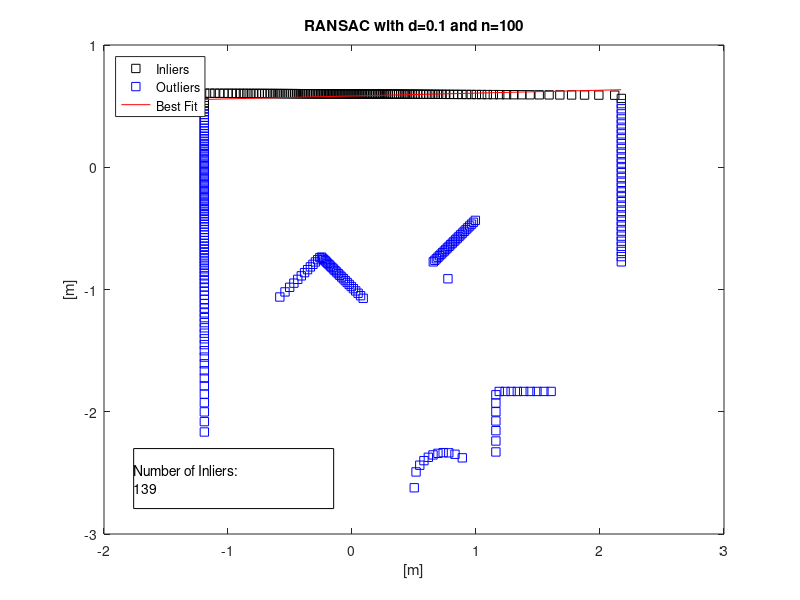

The MATLAB script that drew this image:
clf
clc
clear all

load lidar_gauntlet.mat

d = 0.1;
n = 100;
visualize = 1;

%[fitline_coefs,bestInlierSet,bestOutlierSet,bestEndPoints]= ransac(r,theta,0.1,20,1)

index=find(r~=0 & r<3);
r_clean=r(index);
theta_clean=theta(index);

%location of objects with respect to LIDAR frame L
%row 1 goes with row 5, 2 with 6, 3 with 7, 4 with 8
r_L = [r_clean(:,:).*cos(theta_clean(:,:)), r_clean(:,:).*sin(theta_clean(:,:))]';

%location of objects with respect to Neato frame N
%need to subtract .084 from rows 1-4 of r_L and keep rows 5-8 the same
r_N = [r_L(:, :) - .084; r_L(:, :)];

%Translation Matrix to go from Neato Frame to Global Frame
T_GN = [1 0 0; 0 1 0; 0 0 1];
    
%Rotation Matrix to go from Neato Frame to Global Frame
R_GN = [1 0 0; 0 1 0; 0 0 1];
   
%assign the position matrix to use and do the transformation to make
%Neato Frame into Global Frame
r_N_pos = [r_N(1, :); r_N(2, :); ones(1, length(r_clean))];
r_G = T_GN * R_GN * r_N_pos;
r_G = r_G(1:2, :);

x1 = r_G(1, :);
y1 = r_G(2, :);
points = [x1; y1];

% plot(x1,y1,'ks')
% title('Converted')
% hold off

%This function has been provided to us by course instructors  --------
%function [fitline_coefs,bestInlierSet,bestOutlierSet,bestEndPoints]= ransac(r,theta,d,n,visualize)
%The [fitline_coefs,bestInlierSet,bestOutlierSet,bestEndPoints]= robustLineFit(r,theta,d,n) 
%function runs the RANSAC algorithm for n candidate lines and a threshold of d. The inputs r and
%theta are polar coordinates. The output fitline_coefs are the coefficients
%of the best fit line in the format [m b] where y=m*x+b. If you want
%to visualize, set visualize flag to 1, off is 0. Default is true.

 if ~exist('visualize','var')
     % visualize parameter does not exist, so default it to 1
      visualize = 1;
 end

%eliminate zeros
index=find(r~=0 & r<3);
r_clean=r(index);
theta_clean=theta(index);

%convert from Lidar frame to Global frame
%location of objects with respect to LIDAR frame L
%row 1 goes with row 5, 2 with 6, 3 with 7, 4 with 8
r_L = [r_clean(:,:).*cos(theta_clean(:,:)), r_clean(:,:).*sin(theta_clean(:,:))]';

%location of objects with respect to Neato frame N
%need to subtract .084 from rows 1-4 of r_L and keep rows 5-8 the same
r_N = [r_L(:, :) - .084; r_L(:, :)];

%Translation Matrix to go from Neato Frame to Global Frame
T_GN = [1 0 0; 0 1 0; 0 0 1];
    
%Rotation Matrix to go from Neato Frame to Global Frame
R_GN = [1 0 0; 0 1 0; 0 0 1];
   
%assign the position matrix to use and do the transformation to make
%Neato Frame into Global Frame
r_N_pos = [r_N(1, :); r_N(2, :); ones(1, length(r_clean))];
r_G = T_GN * R_GN * r_N_pos;
r_G = r_G(1:2, :);

x = r_G(1, :);
y = r_G(2, :);
points = [x; y];
points = points';


%now let's actually implement the RANSAC algorithm
 bestcandidates = [];
 bestInlierSet = zeros(0,2);
 bestOutlierSet = zeros(0,2);
 bestEndPoints = zeros(0,2);
for k=1:n %number of candidate lines to try
    
    %select two points at random using the 'datasample' function to define
    %the endpoints of the first candidate fit line
    %candidates = datasample(points, 2, 'Replace', false);
    
    p1 = randi([1 length(r_G)]);
    p2 = randi([1 length(r_G)]);
    while p1 == p2  %Make sure the two points are not randomly the same value
        p2 = randi([1 length(r_G)]);
    end
    candidates = [x1(p1) x1(p2); y1(p1) y1(p2)];
    
    %Find the vector that points from point 2 to point 1
    v=(candidates(1,:)-candidates(2,:))';
    
    %Check the length of the vector v. If it is zero, the datasample
    %function chose the same point twice, and we need to resample. The
    %continue command will pass to the next iteration of the for loop.
    if norm(v) == 0
        continue;
    end
    
    %Determine whether points are outliers, we need to know the
    %perpendicular distance away from the candidate fit line. To do this,
    %we first need to define the perpendicular, or orthogonal, direction.
    orthv= [-v(2); v(1)];
    orthv_unit=orthv/norm(orthv); %make this a unit vector
    
    %Here, we are finding the distance of each scan point from one of the
    %endpoints of our candidate line. At this point this is not the
    %distance perpendicular to the candidate line.
    diffs = points - candidates(2,:);
    %diffs = diffs';
    
    %Next, we need to project the difference vectors above onto the
    %perpendicular direction in 'orthv_unit'. This will give us the
    %orthogonal distances from the canidate fit line.
    orthdists=diffs*orthv_unit;
    
    %To identify inliers, we will look for points at a perpendicular
    %distance from the candidate fit line less than the threshold value.
    %The output will be a logic array, with a 1 if the statement is true
    %and 0 if false.
    inliers=abs(orthdists) < d;
    
    %we also want to check that there are no big gaps in our walls. To do
    %this, we are first taking the distance of each inlier away from an
    %endpoint (diffs) and projecting onto the best fit direction. We then
    %sort these from smallest to largest and take difference to find the
    %spacing between adjacent points. We then identify the maximum gap.
    biggestGap = max(diff(sort(diffs(inliers,:)*v/norm(v))));
    
    %account for when biggestGap is not given value and then code fails
    %since biggestGap = 1 !< .2, the next if statement will not run and
    %best options will not be replaced
    if isempty(biggestGap)
        biggestGap = 1;
    end
    %Now, we check if the number of inliers is greater than the best we
    %have found. If so, the candidate line is our new best candidate. We
    %also make sure there are no big gaps.

    if biggestGap < 0.2  && sum(inliers) > size(bestInlierSet(:,1),1)
%          if sum(inliers) > size(bestInlierSet,1)
        bestInlierSet=points(inliers,:); %points where logical array is true
        bestOutlierSet = points(~inliers, :); %points where logical array is not true
        bestcandidates=candidates;
        
        %these two lines find a nice set of endpoints for plotting the best
        %fit line
        projectedCoordinate = diffs(inliers, :)*v/norm(v);
        bestEndPoints = [min(projectedCoordinate); max(projectedCoordinate)]*v'/norm(v) + repmat(candidates(2, :), [2, 1]);
    end
    

end
    
%Find the coefficients for the best line
m=diff(bestEndPoints(:,2))/diff(bestEndPoints(:,1));
b=bestEndPoints(1,2)-m*bestEndPoints(1,1);
fitline_coefs=[m b];


if isempty(bestEndPoints)
    m= NaN;
    b= NaN;
    bestEndPoints=[NaN,NaN;NaN,NaN];
    fitline_coefs=[m b];
    return;
end
    
%Find the coefficients for the best line
m=diff(bestEndPoints(:,2))/diff(bestEndPoints(:,1));
b=bestEndPoints(1,2)-m*bestEndPoints(1,1);
fitline_coefs=[m b];

if visualize==1

% figure(1)
% plot(x,y,'ks')
% title('Scan Data- Clean')
% xlabel('[m]')
% ylabel('[m]')

%Now we need to plot our results
figure(1)
plot(bestInlierSet(:,1), bestInlierSet(:,2), 'ks')
hold on
plot(bestOutlierSet(:,1),bestOutlierSet(:,2),'bs')
plot(bestEndPoints(:,1), bestEndPoints(:,2), 'r')
legend('Inliers','Outliers','Best Fit','location','northwest')
title(['RANSAC with d=' num2str(d) ' and n=' num2str(n)])
xlabel('[m]')
ylabel('[m]')
% Create textbox
annotation(figure(1),'textbox',...
    [0.167071428571429 0.152380952380952 0.25 0.1],...
    'String',{'Number of Inliers:' num2str(size(bestInlierSet,1))},...
    'FitBoxToText','off');
end
%end